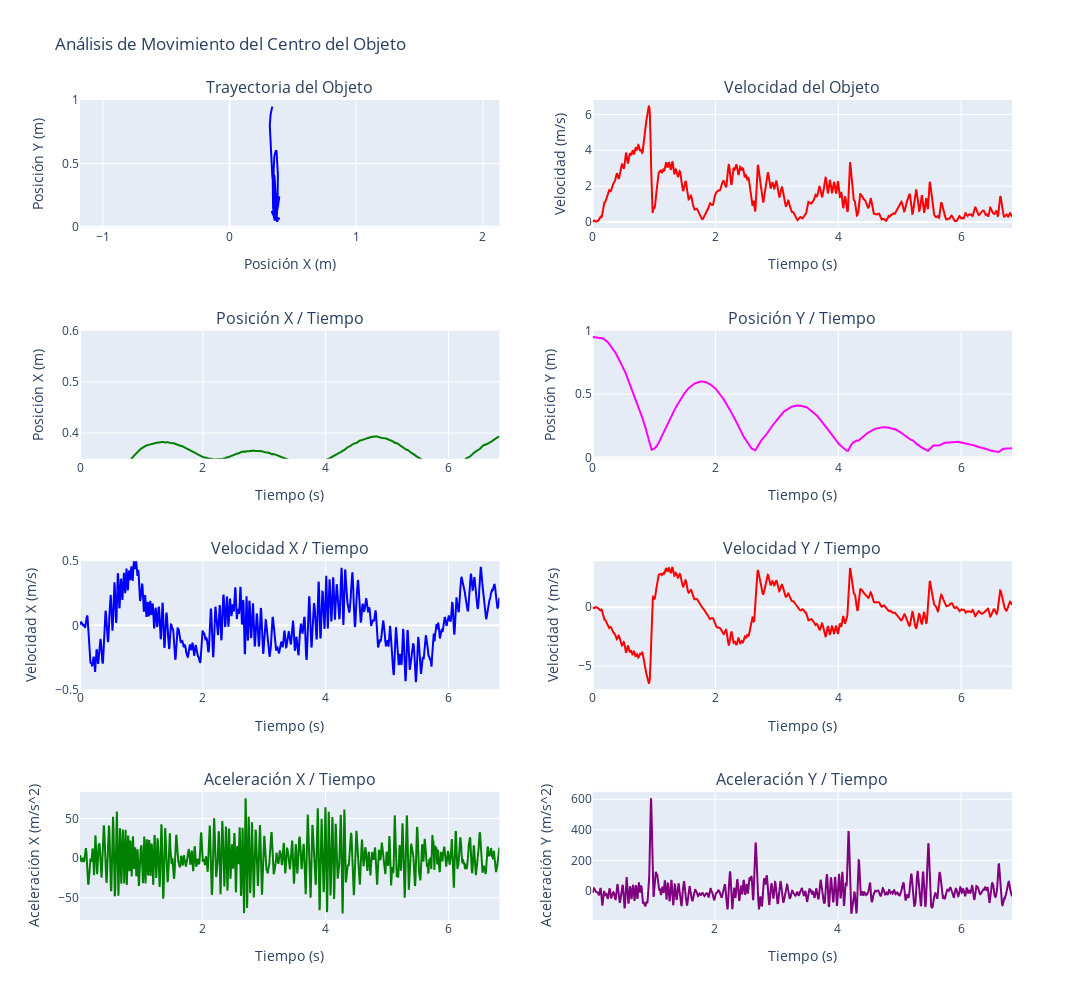

The notebook cell this image was saved under:
### Code cell
# Elegir dataframe a graficar
dfG = dfCentro
dfG_speed = dfCentro_speed.copy()
dfG_acceleration = dfCentro_acceleration.copy()

import plotly.graph_objects as go
from plotly.subplots import make_subplots

# Suponiendo que tienes tus DataFrames cargados (dfG, dfG_speed, dfG_acceleration)

# Crear figura y ejes
fig = make_subplots(rows=4, cols=2, subplot_titles=("Trayectoria del Objeto", "Velocidad del Objeto", "Posición X / Tiempo", "Posición Y / Tiempo","Velocidad X / Tiempo", "Velocidad Y / Tiempo", "Aceleración X / Tiempo", "Aceleración Y / Tiempo"))

# Grafica la trayectoria
fig.update_xaxes(title_text="Posición X (m)", range=[0.35, 0.6], row=1, col=1, scaleanchor="y") # Relación 1:1 entre X e Y
fig.update_yaxes(title_text="Posición Y (m)", row=1, col=1)
fig.add_trace(go.Scatter(x=dfG['X'], y=dfG['Y'], mode='lines', marker=dict(color='blue')), row=1, col=1)

# Grafica la velocidad
fig.update_yaxes(title_text="Velocidad (m/s)", row=1, col=2)
fig.update_xaxes(title_text="Tiempo (s)", row=1, col=2)
fig.add_trace(go.Scatter(x=dfG_speed['Time (sec)'], y=dfG_speed['Speed'], mode='lines', marker=dict(color='red'), name='Velocidad Total'), row=1, col=2)

# Grafica la posición X / tiempo
fig.update_yaxes(title_text="Posición X (m)", range=[0.35,0.6], row=2, col=1)
fig.update_xaxes(title_text="Tiempo (s)", row=2, col=1)
fig.add_trace(go.Scatter(x=dfG['Time (sec)'], y=dfG['X'], mode='lines', marker=dict(color='green')), row=2, col=1)

# Grafica la posición Y / tiempo
fig.update_yaxes(title_text="Posición Y (m)", row=2, col=2)
fig.update_xaxes(title_text="Tiempo (s)", row=2, col=2)
fig.add_trace(go.Scatter(x=dfG['Time (sec)'], y=dfG['Y'], mode='lines', marker=dict(color='magenta')), row=2, col=2)

# Grafica la velocidad X / tiempo
fig.update_yaxes(title_text="Velocidad X (m/s)", range=[-0.5,0.5], row=3, col=1)
fig.update_xaxes(title_text="Tiempo (s)", row=3, col=1)
fig.add_trace(go.Scatter(x=dfG_speed['Time (sec)'], y=dfG_speed['Speed_X'], mode='lines', marker=dict(color='blue')), row=3, col=1)

# Grafica la velocidad Y / tiempo
fig.update_yaxes(title_text="Velocidad Y (m/s)", row=3, col=2)
fig.update_xaxes(title_text="Tiempo (s)", row=3, col=2)
fig.add_trace(go.Scatter(x=dfG_speed['Time (sec)'], y=dfG_speed['Speed_Y'], mode='lines', marker=dict(color='red')), row=3, col=2)

# Grafica la aceleración X / tiempo
fig.update_yaxes(title_text="Aceleración X (m/s^2)", row=4, col=1)
fig.update_xaxes(title_text="Tiempo (s)", row=4, col=1)
fig.add_trace(go.Scatter(x=dfG_acceleration['Time (sec)'], y=dfG_acceleration['Acceleration_X'], mode='lines', marker=dict(color='green')), row=4, col=1)

# Grafica la aceleración Y / tiempo
fig.update_yaxes(title_text="Aceleración Y (m/s^2)", row=4, col=2)
fig.update_xaxes(title_text="Tiempo (s)", row=4, col=2)
fig.add_trace(go.Scatter(x=dfG_acceleration['Time (sec)'], y=dfG_acceleration['Acceleration_Y'], mode='lines', marker=dict(color='purple')), row=4, col=2)

# Actualizar los títulos y ajustar el diseño
fig.update_layout(height=1000, width=1200, title_text="Análisis de Movimiento del Centro del Objeto", showlegend=False)

# Mostrar los gráficos
fig.show()

### Figure 1 — Plotly figure (JSON) as saved in the notebook; plotly's stock layout.template omitted (floating-point values rounded to 4 significant figures; data arrays with more than 128 entries replaced by an {"elided": "..."} marker saying what was removed)
{"data": [{"marker": {"color": "blue"}, "mode": "lines", "type": "scatter", "x": {"elided": "1643 float values"}, "xaxis": "x", "y": {"elided": "1643 float values"}, "yaxis": "y"}, {"marker": {"color": "red"}, "mode": "lines", "name": "Velocidad Total", "type": "scatter", "x": {"elided": "1643 float values"}, "xaxis": "x2", "y": {"elided": "1643 float values"}, "yaxis": "y2"}, {"marker": {"color": "green"}, "mode": "lines", "type": "scatter", "x": {"elided": "1643 float values"}, "xaxis": "x3", "y": {"elided": "1643 float values"}, "yaxis": "y3"}, {"marker": {"color": "magenta"}, "mode": "lines", "type": "scatter", "x": {"elided": "1643 float values"}, "xaxis": "x4", "y": {"elided": "1643 float values"}, "yaxis": "y4"}, {"marker": {"color": "blue"}, "mode": "lines", "type": "scatter", "x": {"elided": "1643 float values"}, "xaxis": "x5", "y": {"elided": "1643 float values"}, "yaxis": "y5"}, {"marker": {"color": "red"}, "mode": "lines", "type": "scatter", "x": {"elided": "1643 float values"}, "xaxis": "x6", "y": {"elided": "1643 float values"}, "yaxis": "y6"}, {"marker": {"color": "green"}, "mode": "lines", "type": "scatter", "x": {"elided": "1640 float values"}, "xaxis": "x7", "y": {"elided": "1640 float values"}, "yaxis": "y7"}, {"marker": {"color": "purple"}, "mode": "lines", "type": "scatter", "x": {"elided": "1640 float values"}, "xaxis": "x8", "y": {"elided": "1640 float values"}, "yaxis": "y8"}], "layout": {"annotations": [{"font": {"size": 16}, "showarrow": false, "text": "Trayectoria del Objeto", "x": 0.225, "xanchor": "center", "xref": "paper", "y": 1, "yanchor": "bottom", "yref": "paper"}, {"font": {"size": 16}, "showarrow": false, "text": "Velocidad del Objeto", "x": 0.775, "xanchor": "center", "xref": "paper", "y": 1, "yanchor": "bottom", "yref": "paper"}, {"font": {"size": 16}, "showarrow": false, "text": "Posición X / Tiempo", "x": 0.225, "xanchor": "center", "xref": "paper", "y": 0.7188, "yanchor": "bottom", "yref": "paper"}, {"font": {"size": 16}, "showarrow": false, "text": "Posición Y / Tiempo", "x": 0.775, "xanchor": "center", "xref": "paper", "y": 0.7188, "yanchor": "bottom", "yref": "paper"}, {"font": {"size": 16}, "showarrow": false, "text": "Velocidad X / Tiempo", "x": 0.225, "xanchor": "center", "xref": "paper", "y": 0.4375, "yanchor": "bottom", "yref": "paper"}, {"font": {"size": 16}, "showarrow": false, "text": "Velocidad Y / Tiempo", "x": 0.775, "xanchor": "center", "xref": "paper", "y": 0.4375, "yanchor": "bottom", "yref": "paper"}, {"font": {"size": 16}, "showarrow": false, "text": "Aceleración X / Tiempo", "x": 0.225, "xanchor": "center", "xref": "paper", "y": 0.1562, "yanchor": "bottom", "yref": "paper"}, {"font": {"size": 16}, "showarrow": false, "text": "Aceleración Y / Tiempo", "x": 0.775, "xanchor": "center", "xref": "paper", "y": 0.1562, "yanchor": "bottom", "yref": "paper"}], "height": 1000, "showlegend": false, "title": {"text": "Análisis de Movimiento del Centro del Objeto"}, "width": 1200, "xaxis": {"anchor": "y", "domain": [0, 0.45], "range": [0.35, 0.6], "scaleanchor": "y", "title": {"text": "Posición X (m)"}}, "xaxis2": {"anchor": "y2", "domain": [0.55, 1], "title": {"text": "Tiempo (s)"}}, "xaxis3": {"anchor": "y3", "domain": [0, 0.45], "title": {"text": "Tiempo (s)"}}, "xaxis4": {"anchor": "y4", "domain": [0.55, 1], "title": {"text": "Tiempo (s)"}}, "xaxis5": {"anchor": "y5", "domain": [0, 0.45], "title": {"text": "Tiempo (s)"}}, "xaxis6": {"anchor": "y6", "domain": [0.55, 1], "title": {"text": "Tiempo (s)"}}, "xaxis7": {"anchor": "y7", "domain": [0, 0.45], "title": {"text": "Tiempo (s)"}}, "xaxis8": {"anchor": "y8", "domain": [0.55, 1], "title": {"text": "Tiempo (s)"}}, "yaxis": {"anchor": "x", "domain": [0.8438, 1], "title": {"text": "Posición Y (m)"}}, "yaxis2": {"anchor": "x2", "domain": [0.8438, 1], "title": {"text": "Velocidad (m/s)"}}, "yaxis3": {"anchor": "x3", "domain": [0.5625, 0.7188], "range": [0.35, 0.6], "title": {"text": "Posición X (m)"}}, "yaxis4": {"anchor": "x4", "domain": [0.5625, 0.7188], "title": {"text": "Posición Y (m)"}}, "yaxis5": {"anchor": "x5", "domain": [0.2812, 0.4375], "range": [-0.5, 0.5], "title": {"text": "Velocidad X (m/s)"}}, "yaxis6": {"anchor": "x6", "domain": [0.2812, 0.4375], "title": {"text": "Velocidad Y (m/s)"}}, "yaxis7": {"anchor": "x7", "domain": [0, 0.1562], "title": {"text": "Aceleración X (m/s^2)"}}, "yaxis8": {"anchor": "x8", "domain": [0, 0.1562], "title": {"text": "Aceleración Y (m/s^2)"}}}}
